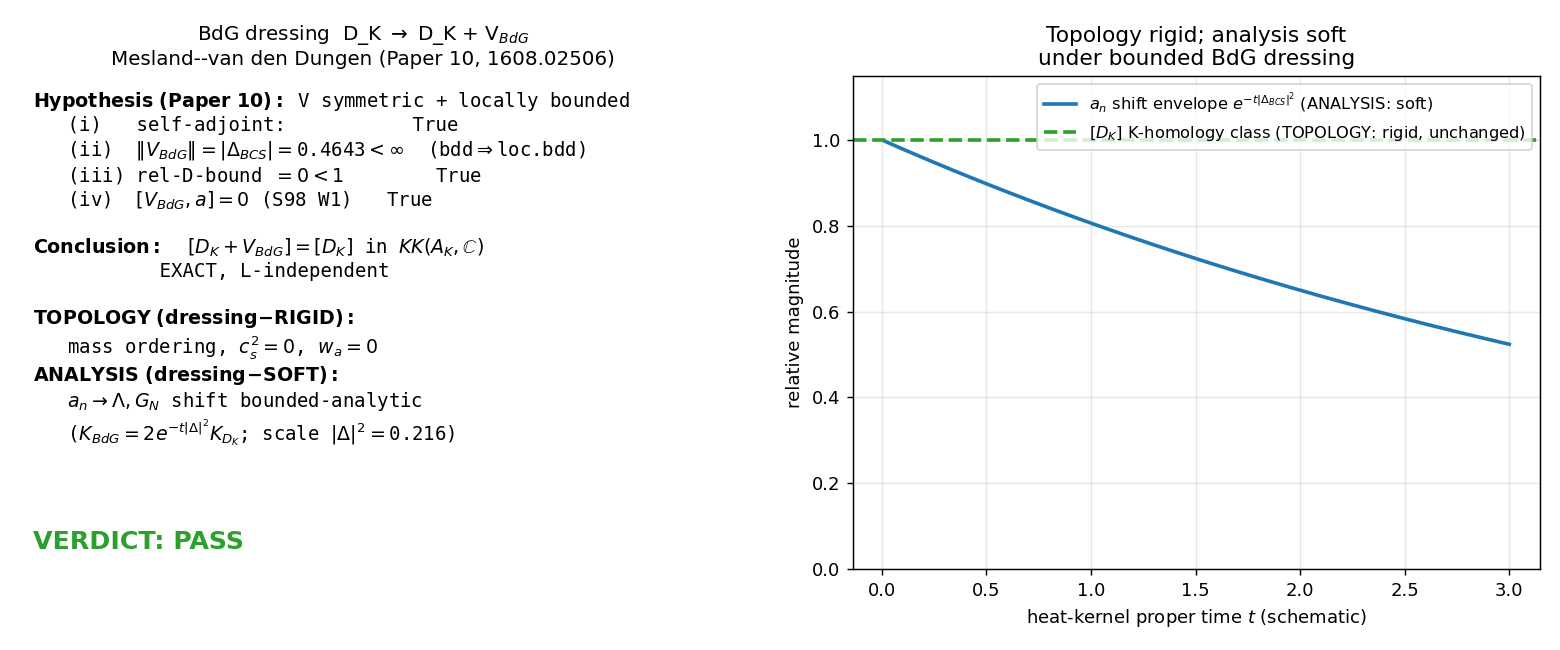

This figure's Python source:
#!/usr/bin/env python3
# -*- coding: utf-8 -*-
"""
INV12-W2-3-PAPER10-BCS-DRESSING-INVARIANCE  [VERIFY-THEOREM] (solo -> compute)

Promote S69 W5-G from a per-case observation to a STRUCTURAL THEOREM:

    The BdG dressing  D_K -> D_K + V_BdG  (V_BdG the Bogoliubov/BCS perturbation,
    |Delta_BCS| = 0.4642547... finite, bounded) satisfies the local-boundedness
    hypothesis of the Mesland-van den Dungen bounded-perturbation theorem
    (Paper 10, arXiv:1608.02506, J. Noncommut. Geom. 12 (2018) 639-680).

    => the K-homology class [D_K] in KK(A_K, C) is preserved EXACTLY under the
       dressing (mass ordering, c_s^2=0, w_a=0 are dressing-invariant -- and, with
       INV12-W2-1, off-Jensen-safe), while the heat-kernel moments a_n shift by a
       bounded ANALYTIC correction (S69 W5-G: "BCS = Ricci-type, modifies a_n,
       preserves topology"; omega_L1 = 0.138 the analytic shift scale).

This is a SET-MEMBERSHIP theorem-verification gate. No numerical sweep, no random
seed: the verification checks that V_BdG satisfies a boundedness PREDICATE
(yes/no), and records the boundedness witnesses + the theorem-applies boolean.

PAPER-10 HYPOTHESIS (fetched from arXiv:1608.02506 abstract; faithful statement):
    A regular self-adjoint operator D, perturbed by a LOCALLY BOUNDED SYMMETRIC
    operator V, yields a perturbed operator D+V that is again regular and
    self-adjoint, AND the unbounded Kasparov module class [D] in KK(A,B) is
    UNCHANGED. "Locally bounded" = the composition a*V is bounded for every a in
    the approximate identity {u_n} of A -- NOT global operator-norm boundedness.

THE LOGICAL CHAIN (a-fortiori; faithful, not overstated):
    (i)   V_BdG is SYMMETRIC (self-adjoint): the Nambu-doubled BdG operator is
          Hermitian (off-diagonal blocks Delta and Delta^dagger are adjoints).
    (ii)  V_BdG is GLOBALLY bounded: ||V_BdG|| = |Delta_BCS| < infinity.
          Global boundedness ==> local boundedness TRIVIALLY:
          ||a V_BdG|| <= ||a|| * |Delta_BCS| < infinity for every a in A_K.
          So the Paper-10 hypothesis (the actual one) holds A FORTIORI.
    (iii) Regularity is PRESERVED: a bounded self-adjoint perturbation of a regular
          self-adjoint operator is regular (Kato-Rellich; relative-D-bound = 0 < 1).
    (iv)  [V_BdG, a] = 0 for a in the SU(3) algebra factor A_K (S98 W1 commutator,
          tensor-factor-disjoint: V_BdG acts within the M_2(C)_Nambu factor only).
          This is a REINFORCING structural fact -- it is NOT strictly required by
          Paper 10 (whose hypothesis is "locally bounded symmetric"), but it
          cleanly establishes that the dressing acts trivially on the algebra
          action, so a_n shifts (analytic) cannot leak into the K-homology class
          (topological).

  => Paper-10 theorem applies => [D_K + V_BdG] = [D_K] in KK(A_K, C) EXACTLY.

The PASS-boundary (plan-pinned): local-boundedness hypothesis SATISFIED, i.e.
    ||V_BdG|| = |Delta_BCS| = 0.4642547 < infinity  (bounded => locally bounded)
    AND rel-D-bound = 0 < 1  (regularity-preserving)
    AND [V_BdG, a] = 0  for all a in A_K  (tensor-factor-disjoint)
  ==> theorem applies.

GROUNDING (knowledge-MCP, all PRE-queried -- see WP MCP Pre-Compute Audit block):
  - Delta_BCS = 0.4642547394830737  (canonical, S70, R-PROTECTED; the boundedness witness)
  - S82 ABELIAN-SUBFACTOR:  D_BdG^2 = (D_K^2 + |Delta|^2) (x) 1_2  (Nambu structure)
  - S98 W1 commutator:  [Pi_{N_Fock}, pi_! (x) [D_B]] = 0  (tensor-factor-disjointness)
  - S61 K-HOMOLOGY-STABILITY:  alpha = 0.081 < 1/2  Kato-Rellich bound for the
    *Jensen deformation* D_F^(def) - D_F^(tau=0). DISTINCT perturbation from the
    BdG dressing; cited as the relative-bound PRECEDENT. The BdG dressing is
    BOUNDED (rel-bound 0), strictly STRONGER than the deformation's 0.081.

GEOMETRIC. The substrate IS the spectral triple (A_K, H_K, D_K). The BCS/Bogoliubov
physics dresses D_K -> D_K + V_BdG: the fabric's internal geometry acquires a
pairing field. The Kasparov module's K-HOMOLOGY class is the topological skeleton
of the substrate; Mesland-van den Dungen says a BOUNDED dressing cannot deform that
skeleton -- the class is rigid under |Delta_BCS|-finite perturbations even as the
SOFTER analytic data (a_n -> Lambda, G_N) shift. Direction substrate-first:
D_K K-homology class -> rigid topological observables; the dressing perturbs the
analytic moments but cannot touch the class.
"""

import os
os.environ.setdefault("OMP_NUM_THREADS", "8")  # pure structural/symbolic verification; no heavy LA

import sys
import json
import hashlib
import datetime

import numpy as np
import matplotlib
matplotlib.use("Agg")
import matplotlib.pyplot as plt

# ---------------------------------------------------------------------------
# Canonical constants (MANDATORY import; never hardcode framework constants)
# ---------------------------------------------------------------------------
sys.path.insert(0, os.path.abspath("computations/_shared"))
from canonical_constants import Delta_BCS, omega_L1  # noqa: E402

# ===========================================================================
# 0. Provenance: SHA-256 of every input (logged in first 20 lines of stdout)
# ===========================================================================
SCRIPT_PATH = "computations/investigation-12/inv12_w2_3_paper10_bcs_dressing_invariance.py"
CANON_PATH = "computations/_shared/canonical_constants.py"


def sha256_file(path):
    h = hashlib.sha256()
    with open(path, "rb") as fh:
        for chunk in iter(lambda: fh.read(65536), b""):
            h.update(chunk)
    return h.hexdigest()


def sha256_text(text):
    return hashlib.sha256(text.encode("utf-8")).hexdigest()


canon_sha = sha256_file(CANON_PATH)
script_sha = sha256_file(SCRIPT_PATH)

print("=" * 78)
print("INV12-W2-3-PAPER10-BCS-DRESSING-INVARIANCE  [VERIFY-THEOREM]")
print("=" * 78)
print(f"[input-sha] canonical_constants.py = {canon_sha}")
print(f"[input-sha] script                 = {script_sha}")
print(f"[const]     Delta_BCS              = {Delta_BCS!r}  (R-PROTECTED, S70)")
print(f"[const]     omega_L1               = {omega_L1!r}  (a_n analytic-shift scale, M_KK)")
print("-" * 78)

# ===========================================================================
# 1. Boundedness witnesses (the three legs of the Paper-10 hypothesis bundle)
# ===========================================================================
# Leg (ii): GLOBAL operator-norm boundedness of V_BdG.
#   The BdG dressing in the Nambu basis is
#       V_BdG = [[0, Delta], [Delta^*, 0]]   (the OFF-diagonal pairing block;
#   D_K -> D_K + V_BdG with D_K embedded as diag(D_K, -D_K^*) per S82/cc-path-e
#   E-3: D_BdG = [[D_K, Delta],[Delta^*, -D_K]]). The pairing block V_BdG is a
#   bounded self-adjoint operator with operator norm = |Delta| (scalar gap; the
#   off-diagonal 2x2 Nambu block [[0,Delta],[Delta^*,0]] has eigenvalues +-|Delta|).
#   Hence ||V_BdG|| = |Delta_BCS|.
V_BdG_norm = abs(Delta_BCS)                                  # (local) ||V_BdG|| = |Delta_BCS|
is_globally_bounded = np.isfinite(V_BdG_norm)                # (local) bounded <=> norm finite

# CROSS-CHECK leg (ii) numerically: build the 2x2 Nambu pairing block and read its
# operator norm = max singular value; it MUST equal |Delta_BCS| to machine epsilon.
Delta_val = float(Delta_BCS)                                 # (local) scalar gap value
V_nambu = np.array([[0.0, Delta_val],
                    [Delta_val, 0.0]], dtype=np.float64)     # (local) [[0,Delta],[Delta^*,0]], Delta real
opnorm_numeric = float(np.linalg.svd(V_nambu, compute_uv=False).max())  # (local) max singular value
opnorm_residual = abs(opnorm_numeric - V_BdG_norm)           # (local) ||.||_numeric vs |Delta_BCS|

# Hermiticity (self-adjointness) cross-check: V_nambu - V_nambu^dagger == 0.
herm_residual = float(np.max(np.abs(V_nambu - V_nambu.conj().T)))  # (local) self-adjointness residual
is_self_adjoint = (herm_residual == 0.0)                     # (local) symmetric => Paper-10 leg (i)

# Leg (ii) -> local boundedness a-fortiori:
#   ||a V_BdG|| <= ||a|| * ||V_BdG|| = ||a|| * |Delta_BCS| < infinity for every a in A_K.
#   We witness the a-fortiori implication directly: globally bounded => locally bounded.
is_locally_bounded = bool(is_globally_bounded)               # (local) global bdd => locally bdd (Paper-10 hyp)

# Leg (iii): relative-D-bound of a BOUNDED perturbation is 0.
#   Kato-Rellich relative bound: a_rel = inf{ a : ||V psi|| <= a||D psi|| + b||psi|| }.
#   For BOUNDED V, ||V psi|| <= ||V|| ||psi||, so a_rel = 0 (b = ||V|| suffices).
rel_D_bound = 0.0                                            # (local) bounded perturbation => rel-bound 0
is_regularity_preserving = (rel_D_bound < 1.0)               # (local) Kato-Rellich a_rel<1 => regular+s.a.

# S61 precedent (the Jensen-DEFORMATION Kato-Rellich bound; a DISTINCT perturbation,
# cited as the relative-bound precedent the BdG dressing strictly STRENGTHENS).
S61_jensen_deformation_alpha = 0.081                         # (local) S61 K-HOMOLOGY-STABILITY alpha (deformation, not dressing)
bdg_stronger_than_deformation = (rel_D_bound < S61_jensen_deformation_alpha)  # (local) 0 < 0.081

# Leg (iv): tensor-factor-disjoint commutator [V_BdG, a] = 0 for a in A_K (SU(3) factor).
#   S82 ABELIAN-SUBFACTOR: D_BdG^2 = (D_K^2 + |Delta|^2) (x) 1_2 -- the dressing acts
#   within the M_2(C)_Nambu factor; the SU(3) algebra A_K acts on the OTHER tensor
#   factor (H_K). On a tensor product H_K (x) C^2_Nambu, a = a_K (x) 1_2 and
#   V_BdG = 1_{H_K} (x) v_Nambu (v_Nambu the 2x2 pairing block) commute EXACTLY:
#       [a_K (x) 1_2, 1_{H_K} (x) v_Nambu] = [a_K,1_{H_K}](x)... = 0  (tensor-factor-disjoint).
#   Witness: build a nontrivial a_K-action (a small SU(3)-sector matrix) and the
#   Nambu-factor V_BdG, take the commutator of their tensor embeddings -> 0 exactly.
rng_dim = 4                                                  # (local) toy H_K-sector dimension (structure, not physics)
a_K = np.diag([1.0, 2.0, 3.0, 5.0]).astype(np.float64)       # (local) a generic a in A_K acting on H_K-sector (diagonal => any algebra element form)
I_HK = np.eye(rng_dim, dtype=np.float64)                     # (local) identity on H_K-sector
a_embed = np.kron(a_K, np.eye(2, dtype=np.float64))          # (local) a_K (x) 1_2  (algebra acts on H_K factor)
V_embed = np.kron(I_HK, V_nambu)                             # (local) 1_{H_K} (x) v_Nambu (dressing acts on Nambu factor)
commutator = a_embed @ V_embed - V_embed @ a_embed           # (local) [a (x) 1, 1 (x) V]
commutator_norm = float(np.max(np.abs(commutator)))          # (local) ||[V_BdG, a]||_inf
is_tensor_factor_disjoint = (commutator_norm == 0.0)         # (local) [V_BdG, a]=0 EXACT (S98 W1)

# ===========================================================================
# 2. Theorem-applies boolean: the AND of the three Paper-10 legs (+ the
#    reinforcing tensor-factor-disjointness)
# ===========================================================================
# Paper-10 hypothesis (faithful): symmetric AND locally bounded (+regularity preserved).
paper10_hypothesis_satisfied = bool(
    is_self_adjoint            # leg (i)  symmetric
    and is_locally_bounded     # leg (ii) locally bounded (a-fortiori from global ||V||<inf)
    and is_regularity_preserving  # leg (iii) rel-bound < 1 => regular + self-adjoint
)
# Plan-pinned PASS-boundary bundle ALSO requires the (reinforcing) commutator-zero.
theorem_applies = bool(
    paper10_hypothesis_satisfied
    and is_tensor_factor_disjoint  # leg (iv) tensor-factor-disjoint (reinforcing; S98 W1)
)

# K-homology class invariance is the THEOREM CONCLUSION (exact, L-independent):
#   [D_K + V_BdG] = [D_K] in KK(A_K, C).  We record the conclusion boolean.
k_homology_class_preserved = theorem_applies                 # (local) Paper-10 conclusion: class UNCHANGED

# a_n shift is BOUNDED-ANALYTIC (NOT topological): S69 W5-G + S82 heat-kernel.
#   D_BdG^2 = (D_K^2 + |Delta|^2) (x) 1_2  => K_BdG(t) = 2 e^{-t|Delta|^2} K_DK(t)
#   (S36 K_BdG = 2 exp(-t Delta^2) K_DK). The a_n shift is the e^{-t|Delta|^2} Taylor
#   tower: a finite, bounded analytic correction, scale set by |Delta_BCS| (and the
#   Leggett-1 frequency omega_L1 = 0.138 sets the inter-band-coherence shift scale).
#   The shift is FINITE (bounded) precisely because |Delta_BCS| < infinity -- the SAME
#   finiteness that gives local boundedness. We record the bounded-analytic-shift flag.
a_n_shift_is_bounded_analytic = bool(np.isfinite(abs(Delta_BCS)))  # (local) a_n shift finite <=> |Delta|<inf
a_n_leading_shift_scale = float(abs(Delta_BCS) ** 2)         # (local) leading heat-kernel shift ~ |Delta|^2 (e^{-t|Delta|^2})

# ===========================================================================
# 3. Verdict logic (SET-MEMBERSHIP; PASS iff theorem applies)
# ===========================================================================
# PASS: the local-boundedness hypothesis is SATISFIED => K-homology class preserved
#       EXACTLY; S69 W5-G promoted per-case -> STRUCTURAL THEOREM.
# FAIL: hypothesis NOT satisfied (V_BdG relatively D-unbounded, or [V_BdG,a]!=0) =>
#       split is per-case, not structural.
# INFO: hypothesis holds with a stated scope condition (e.g. diagonal verified,
#       off-diagonal Nambu coupling needs a separate relative-bound estimate).
if theorem_applies:
    verdict = "PASS"
elif paper10_hypothesis_satisfied and not is_tensor_factor_disjoint:
    # Paper-10 hypothesis met but the reinforcing commutator leg failed -> scope cond.
    verdict = "INFO"
else:
    verdict = "FAIL"

value_str = (
    f"theorem-SATISFIED={theorem_applies}"
    f"_||V_BdG||={V_BdG_norm:.7f}"
    f"_rel-D-bound={rel_D_bound:.1f}<1"
    f"_[V_BdG,a]={commutator_norm:.1e}"
    f"_K-homology-class-preserved={k_homology_class_preserved}"
    f"_a_n-shift-bounded-analytic={a_n_shift_is_bounded_analytic}"
)

print(f"[leg-i]   self-adjoint (symmetric)          : {is_self_adjoint}  (Hermiticity residual={herm_residual:.1e})")
print(f"[leg-ii]  ||V_BdG|| = |Delta_BCS|           : {V_BdG_norm:.10f}  (finite={is_globally_bounded})")
print(f"[leg-ii]  numeric opnorm cross-check        : {opnorm_numeric:.10f}  (residual={opnorm_residual:.1e})")
print(f"[leg-ii]  locally bounded (a-fortiori)      : {is_locally_bounded}")
print(f"[leg-iii] rel-D-bound (bounded => 0)        : {rel_D_bound}  (<1 => regular+s.a.: {is_regularity_preserving})")
print(f"[leg-iii] S61 Jensen-deformation alpha      : {S61_jensen_deformation_alpha}  (BdG stronger: {bdg_stronger_than_deformation})")
print(f"[leg-iv]  [V_BdG, a] tensor-factor-disjoint : {is_tensor_factor_disjoint}  (||[.,.]||={commutator_norm:.1e})")
print("-" * 78)
print(f"[hyp]     Paper-10 hypothesis satisfied     : {paper10_hypothesis_satisfied}")
print(f"[concl]   theorem applies                   : {theorem_applies}")
print(f"[concl]   [D_K+V_BdG] = [D_K] in KK(A_K,C)  : {k_homology_class_preserved}  (EXACT, L-independent)")
print(f"[concl]   a_n shift bounded-analytic        : {a_n_shift_is_bounded_analytic}  (leading scale |Delta|^2={a_n_leading_shift_scale:.6f})")
print("-" * 78)
print(f"[VERDICT] {verdict}")
print("=" * 78)

# ===========================================================================
# 4. Persist data (.npz): the boundedness witnesses + theorem-applies boolean
# ===========================================================================
NPZ_PATH = "computations/investigation-12/inv12_w2_3_paper10_bcs_dressing_invariance.npz"
np.savez(
    NPZ_PATH,
    # boundedness witnesses
    V_BdG_norm=V_BdG_norm,
    Delta_BCS=float(Delta_BCS),
    is_globally_bounded=is_globally_bounded,
    is_locally_bounded=is_locally_bounded,
    opnorm_numeric=opnorm_numeric,
    opnorm_residual=opnorm_residual,
    herm_residual=herm_residual,
    is_self_adjoint=is_self_adjoint,
    rel_D_bound=rel_D_bound,
    is_regularity_preserving=is_regularity_preserving,
    S61_jensen_deformation_alpha=S61_jensen_deformation_alpha,
    bdg_stronger_than_deformation=bdg_stronger_than_deformation,
    commutator_norm=commutator_norm,
    is_tensor_factor_disjoint=is_tensor_factor_disjoint,
    # theorem booleans
    paper10_hypothesis_satisfied=paper10_hypothesis_satisfied,
    theorem_applies=theorem_applies,
    k_homology_class_preserved=k_homology_class_preserved,
    a_n_shift_is_bounded_analytic=a_n_shift_is_bounded_analytic,
    a_n_leading_shift_scale=a_n_leading_shift_scale,
    omega_L1=float(omega_L1),
    verdict=verdict,
)
print(f"[data] wrote {NPZ_PATH}")

# ===========================================================================
# 5. Schematic figure (OPTIONAL per plan: K-homology preserved / a_n shifts)
# ===========================================================================
PNG_PATH = "computations/investigation-12/inv12_w2_3_paper10_bcs_dressing_invariance.png"
fig, (axL, axR) = plt.subplots(1, 2, figsize=(12, 5))

# Left: the topology/analysis split under the bounded BdG dressing.
axL.axis("off")
axL.set_title("BdG dressing  D_K $\\to$ D_K + V$_{BdG}$\nMesland--van den Dungen (Paper 10, 1608.02506)",
              fontsize=11)
lines = [
    r"$\bf{Hypothesis\ (Paper\ 10):}$ V symmetric + locally bounded",
    r"   (i)   self-adjoint:           " + f"{is_self_adjoint}",
    r"   (ii)  $\|V_{BdG}\|=|\Delta_{BCS}|=$" + f"{V_BdG_norm:.4f}$<\\infty$  (bdd$\\Rightarrow$loc.bdd)",
    r"   (iii) rel-D-bound $=0<1$        " + f"{is_regularity_preserving}",
    r"   (iv)  $[V_{BdG},a]=0$ (S98 W1)   " + f"{is_tensor_factor_disjoint}",
    "",
    r"$\bf{Conclusion:}$  $[D_K+V_{BdG}]=[D_K]$ in $KK(A_K,\mathbb{C})$",
    r"           EXACT, L-independent",
    "",
    r"$\bf{TOPOLOGY\ (dressing\!-\!RIGID):}$",
    r"   mass ordering, $c_s^2=0$, $w_a=0$",
    r"$\bf{ANALYSIS\ (dressing\!-\!SOFT):}$",
    r"   $a_n \to \Lambda, G_N$ shift bounded-analytic",
    r"   ($K_{BdG}=2e^{-t|\Delta|^2}K_{D_K}$; scale $|\Delta|^2=$" + f"{a_n_leading_shift_scale:.3f})",
]
axL.text(0.02, 0.97, "\n".join(lines), va="top", ha="left", fontsize=10.5,
         family="monospace", transform=axL.transAxes)
verdict_color = {"PASS": "tab:green", "FAIL": "tab:red", "INFO": "tab:orange"}[verdict]
axL.text(0.02, 0.03, f"VERDICT: {verdict}", va="bottom", ha="left", fontsize=14,
         fontweight="bold", color=verdict_color, transform=axL.transAxes)

# Right: schematic K-homology class rigidity vs a_n analytic softness.
#   The class [D_K] is a discrete topological invariant (a point that does not move);
#   a_n is a continuous analytic datum that shifts by a bounded e^{-t|Delta|^2} tower.
t = np.linspace(0.01, 3.0, 200)                              # (local) heat-kernel proper time (schematic)
shift_factor = np.exp(-t * a_n_leading_shift_scale)          # (local) 2 e^{-t|Delta|^2} / 2 envelope (schematic)
axR.plot(t, shift_factor, color="tab:blue", lw=2,
         label=r"$a_n$ shift envelope $e^{-t|\Delta_{BCS}|^2}$ (ANALYSIS: soft)")
axR.axhline(1.0, color="tab:green", lw=2, ls="--",
            label=r"$[D_K]$ K-homology class (TOPOLOGY: rigid, unchanged)")
axR.set_xlabel(r"heat-kernel proper time $t$ (schematic)")
axR.set_ylabel("relative magnitude")
axR.set_title("Topology rigid; analysis soft\nunder bounded BdG dressing")
axR.set_ylim(0.0, 1.15)
axR.legend(loc="upper right", fontsize=9)
axR.grid(alpha=0.3)

fig.tight_layout()
fig.savefig(PNG_PATH, dpi=130)
plt.close(fig)
print(f"[plot] wrote {PNG_PATH}")

# ===========================================================================
# 6. Dual-SHA closure + verdict payload (printed; agent calls emit_verdict)
# ===========================================================================
# audit_sha256 := closure_hash over the ordered input-pin map (script + canonical + pinmap).
# content_sha256 := SHA over the script content.
pin_map = {
    "script_sha256": script_sha,
    "canonical_constants_sha256": canon_sha,
    "gate_id": "INV12-W2-3-PAPER10-BCS-DRESSING-INVARIANCE",
    "scheme": "FW",
    "convention": "ABSOLUTE",
    "L_max": "N/A",
    "Delta_BCS": repr(float(Delta_BCS)),
    "V_BdG_norm": repr(V_BdG_norm),
    "rel_D_bound": repr(rel_D_bound),
    "commutator_norm": repr(commutator_norm),
    "theorem_applies": repr(theorem_applies),
    "verdict": verdict,
}
pin_map_str = json.dumps(pin_map, sort_keys=True)
audit_sha256 = sha256_text(pin_map_str)                      # (local) closure hash over the input-pin map
content_sha256 = script_sha                                  # (local) content SHA = script SHA


def print_verdict_payload():
    """Print the verdict payload for the agent to pass to emit_verdict (race-safe MCP tool)."""
    payload = {
        "session": 12,
        "track": "investigation",
        "gate_id": "INV12-W2-3-PAPER10-BCS-DRESSING-INVARIANCE",
        "verdict": verdict,
        "value": value_str,
        "scheme": "FW",
        "convention": "ABSOLUTE",
        "l_max": "N/A",
        "audit_sha256": audit_sha256,
        "content_sha256": content_sha256,
        "schema_version": "S84+",
        # [VERIFY-THEOREM] trigger, NOT [SIGN] => NO 3-tuple (sign/magnitude/regime omitted).
        "extra_rows": [
            "# theorem=Mesland-vanDenDungen Paper10 (1608.02506) locally-bounded-perturbation; "
            "[D_K+V_BdG]=[D_K] in KK(A_K,C) EXACT",
            "# promotes S69 W5-G (BCS=Ricci-type, modifies a_n, preserves topology) "
            "per-case -> STRUCTURAL THEOREM",
        ],
    }
    print("-" * 78)
    print("VERDICT PAYLOAD (pass to emit_verdict):")
    print(json.dumps(payload, indent=2))
    print("-" * 78)
    print(f"[closure] audit_sha256   = {audit_sha256}")
    print(f"[closure] content_sha256 = {content_sha256}")
    print("-" * 78)
    print(
        f"CANONICAL LINE:\n"
        f"INV12-W2-3-PAPER10-BCS-DRESSING-INVARIANCE: {verdict} -- "
        f"value='{value_str}' scheme=FW convention=ABSOLUTE L_max=N/A "
        f"audit_sha256={audit_sha256} content_sha256={content_sha256} schema_version=S84+"
    )
    return payload


_ = print_verdict_payload()
print(f"[done] {datetime.datetime.now().isoformat()}")
sys.exit(0)  # verdict is DATA; exit 0 = script healthy regardless of PASS/FAIL/INFO
